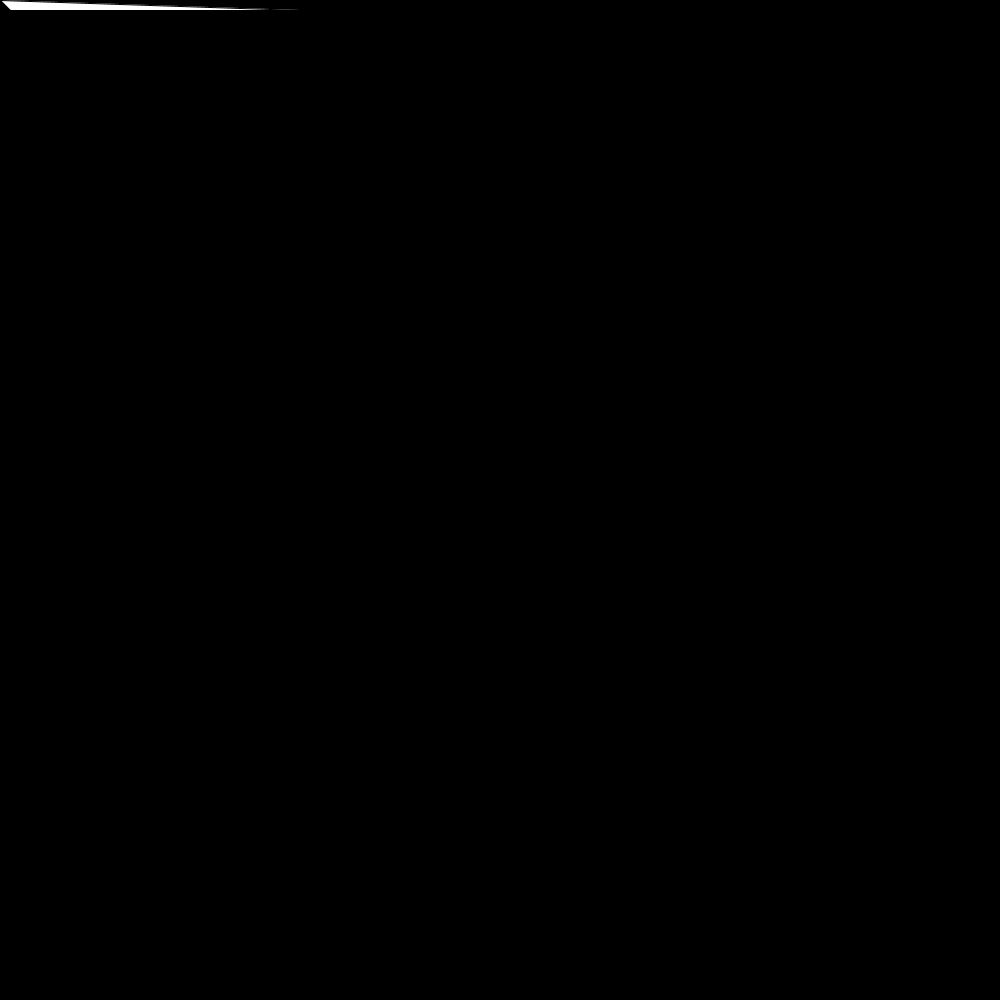
Frame 1 (no input)
Frame 60 (the mouse pressed at the canvas centre just before this capture): identical to frame 1, image omitted
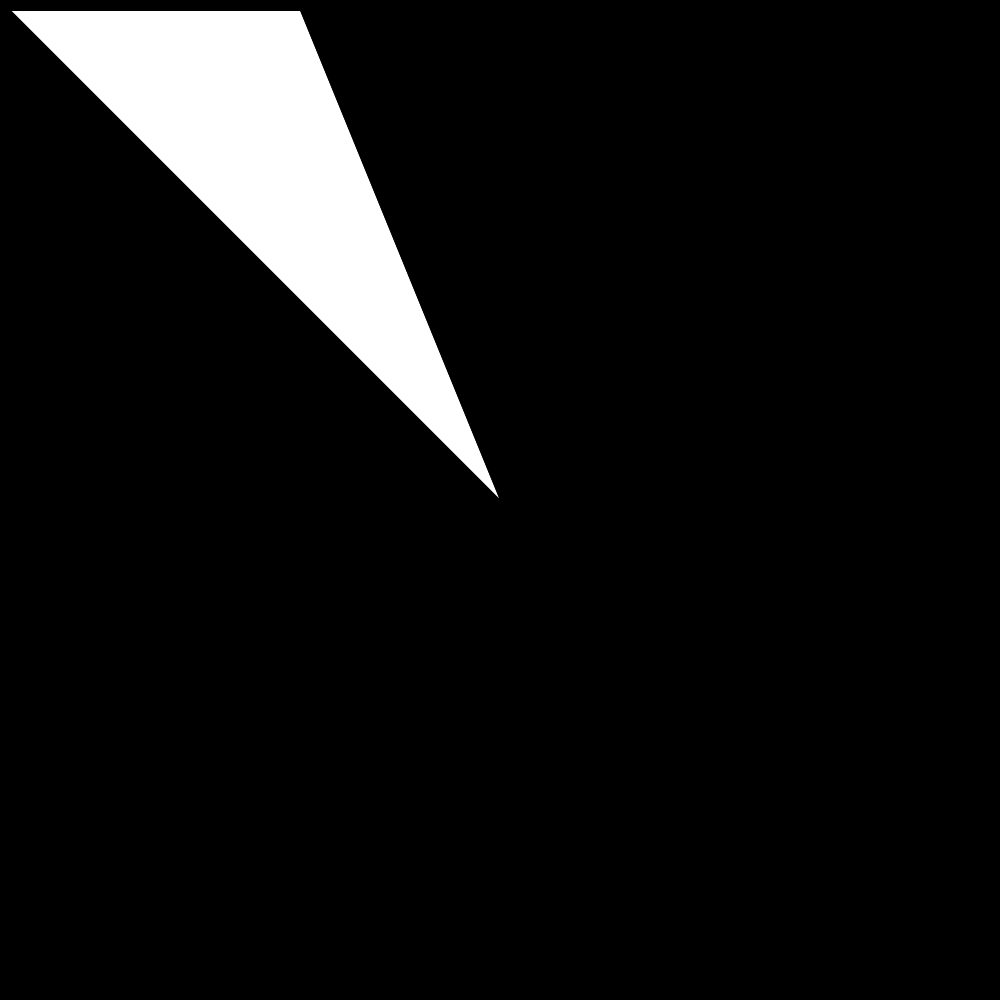
Frame 120 (the mouse held since frame 60 and released just before this capture)

The Processing sketch that drew these frames (run headless with seeded random() and noise(); from frame 60 on, the mouse is pressed at the canvas centre):

// Processing sketch: d_2_3
// ── d_2_3.pde
void setup(){
  size(1000,1000);
}
void draw(){
  background(0);
  triangle(10,10,300,10,mouseX,mouseY);
  println("X → Maus = "+ dist(10,10,mouseX,mouseY) + " : Y → Maus = "+ dist(300,10,mouseX,mouseY) );
}
